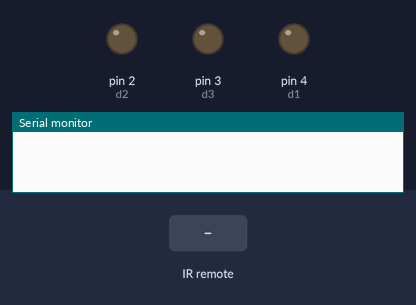
The sketch below on a simulated Arduino Uno, built with avr-gcc and run on an emulated ATmega328P. Shown: output pins drawn as LEDs (lit = HIGH), the last lines printed to the serial monitor. Inputs (shaded band) come from the test bench.

Above: at 1.2 s.
1.3 s: infrared code 0x76044FE2 received
At 2.5 s:
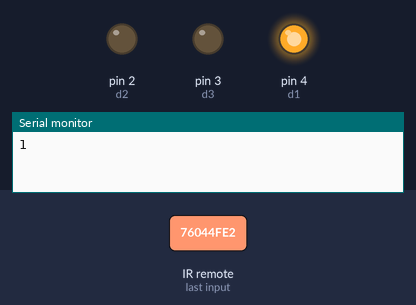
2.8 s: infrared code 0x76044FD2 received
At 3.7 s:
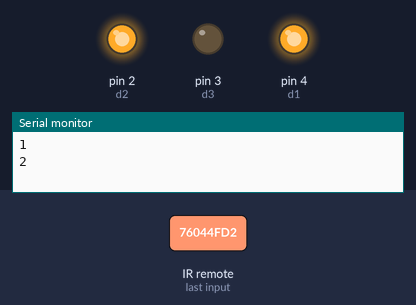
4.3 s: infrared code 0x76044FF2 received
At 4.9 s:
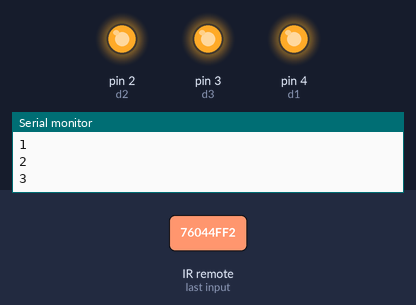
5.8 s: infrared code 0x76044FE2 received
At 7.0 s:
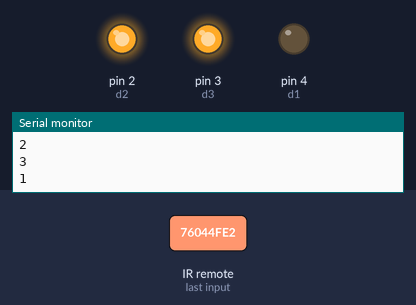
7.3 s: infrared code 0x76044FD2 received
At 8.3 s:
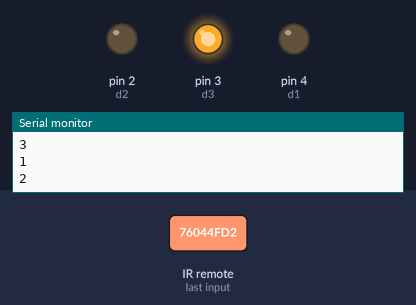
Timing chart, 0 to 9.8 s (numbered marks = the images above; inputs shaded):
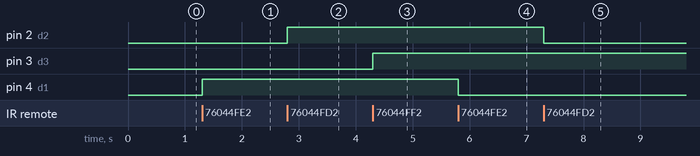

The sketch:

pilot_dekodowanie.ino
```cpp
#include <IRremote.h>
#define irPin 6
#define d1 4
#define d2 2
#define d3 3
IRrecv irrecv(irPin);
decode_results results;
int d1_status = LOW;
int d2_status = LOW;
int d3_status = LOW;

void setup() {
      Serial.begin(9600);
   irrecv.enableIRIn();
    pinMode(d1, OUTPUT);
    pinMode(d2, OUTPUT);
    pinMode(d3, OUTPUT);
}

void loop() {
   if (irrecv.decode(&results)) {

      switch (results.value) {
         case 0x76044FE2:{
            d1_status = ~d1_status;
            digitalWrite(d1, d1_status);
            Serial.println("1");}
            break;

         case 0x76044FD2:{
            d2_status = ~d2_status;
            digitalWrite(d2, d2_status);
            Serial.println("2");}
            break;

         case 0x76044FF2:{
            d3_status = ~d3_status;
            digitalWrite(d3, d3_status);
            Serial.println("3");}
            break;
         }

   irrecv.resume();
   }
}
```

Measured:
- after the input at 1.3 s, pin 4 (d1): LOW → HIGH at once
- after the input at 2.8 s, pin 2 (d2): LOW → HIGH at once
- after the input at 4.3 s, pin 3 (d3): LOW → HIGH at once
- after the input at 5.8 s, pin 4 (d1): HIGH → LOW at once
- after the input at 7.3 s, pin 2 (d2): HIGH → LOW at once
